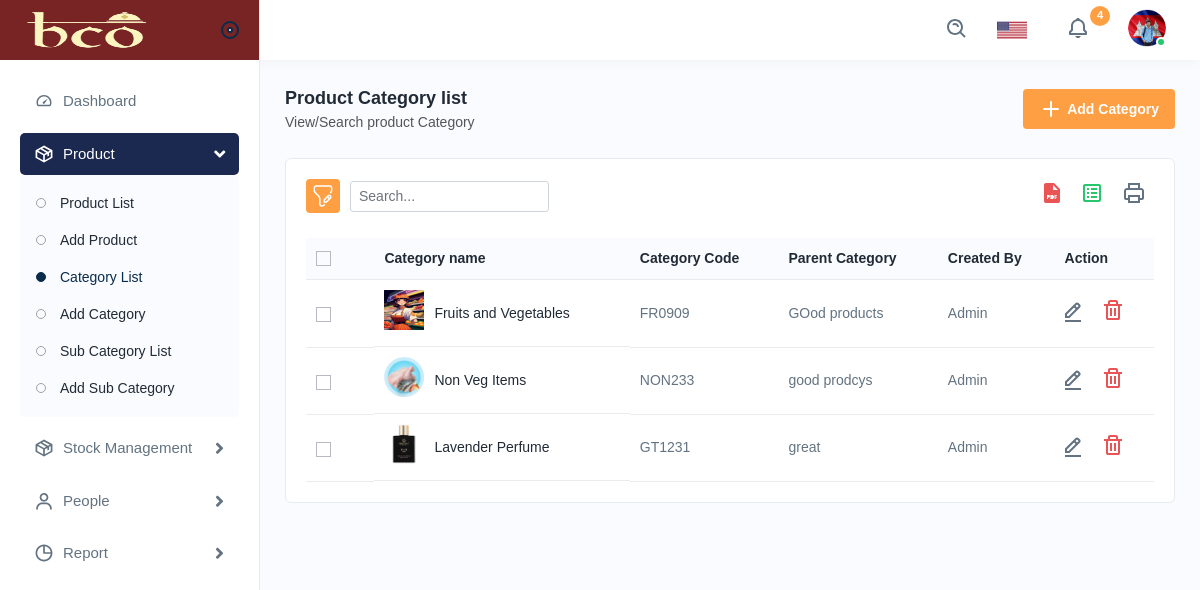
The page /category on the database its author committed.
### bcoadmin/models.py (models this page shows)
class Category(models.Model):
    category_name = models.CharField(max_length=250,null=True)
    category_description = models.CharField(max_length=250,null=True)
    category_code = models.CharField(max_length=250,unique=True,db_index=True)
    slug = models.CharField(max_length=300,null=True,blank=True)
    category_image = models.ImageField(upload_to="category_image/",null=True,blank=True)

### bcoadmin/views.py (the view)
# urls.py: path('category',views.categoryview.as_view(), name="category"),
class categoryview(View):
    def get(self, request):
        category=Category.objects.all()
        return render(request, 'bcoadmin/categories.html',{'categories':category} )

### bcoadmin/templates/bcoadmin/categories.html (shortened to what this page needs)
{% extends 'bcoadmin/index.html' %}
{% load static %}
{% block nav %}
<div class="sidebar" id="sidebar">
    <div class="sidebar-inner slimscroll">
        <div id="sidebar-menu" class="sidebar-menu">
            <ul>
                <li>
                    <a href="{% url 'bco_Admin:home' %}"><img src="{% static 'assets/img/icons/dashboard.svg' %}"
                        alt="img"><span> Dashboard</span> </a>
                </li>
                <li class="submenu">
                    <a href="javascript:void(0);"><img src="{% static 'assets/img/icons/product.svg' %}" alt="img"><span>
                            Product</span> <span class="menu-arrow"></span></a>
                    <ul>
                        <li><a href="{% url 'bco_Admin:products' %}">Product List</a></li>
                        <li><a href="{% url 'bco_Admin:addproduct' %}" >Add Product</a></li>
                        <li><a href="{% url 'bco_Admin:category' %}"  class="active">Category List</a></li>
                        <li><a href="{% url 'bco_Admin:addcategory' %}">Add Category</a></li>
                        <li><a href="{% url 'bco_Admin:subcategory' %}">Sub Category List</a></li>
                        <li><a href="{% url 'bco_Admin:addsubcategory' %}">Add Sub Category</a></li>
                    </ul>
                </li>
                <li class="submenu">
                    <a href="javascript:void(0);"><img src="{% static 'assets/img/icons/product.svg' %}"
                            alt="img"><span> Stock Management</span> <span class="menu-arrow"></span></a>
                </li>
                <li class="submenu">
                    <a href="javascript:void(0);"><img src="{% static 'assets/img/icons/users1.svg' %}"
                            alt="img"><span> People</span> <span class="menu-arrow"></span></a>
                </li>
                <li class="submenu">
                    <a href="javascript:void(0);"><img src="{% static 'assets/img/icons/time.svg' %}" alt="img"><span>
                            Report</span> <span class="menu-arrow"></span></a>
                </li>
            </ul>
        </div>
    </div>
</div>
{% endblock %}
{% block body %}
<div class="page-wrapper">
    <div class="content">
        <div class="page-header">
            <div class="page-title">
                <h4>Product Category list</h4>
                <h6>View/Search product Category</h6>
            </div>
            <div class="page-btn">
                <a href="{% url 'bco_Admin:addcategory' %}" class="btn btn-added">
                    <img src="{% static 'assets/img/icons/plus.svg' %}" class="me-1" alt="img">Add Category
                </a>
            </div>
        </div>
        <div class="card">
            <div class="card-body">
                <div class="table-top">
                    <div class="search-set">
                        <div class="search-path">
                            <a class="btn btn-filter" id="filter_search">
                                <img src="{% static 'assets/img/icons/filter.svg' %}" alt="img">
                            </a>
                        </div>
                        <div class="search-input">
                            <a class="btn btn-searchset"><img src="{% static 'assets/img/icons/search-white.svg' %}" alt="img"></a>
                        </div>
                        <div id="DataTables_Table_0_filter" class="dataTables_filter"><label> <input type="search"
                            class="form-control form-control-sm" placeholder="Search..."
                            aria-controls="DataTables_Table_0"></label></div>
                    </div>
                    <div class="wordset">
                        <ul>
                            <li>
                                <a data-bs-toggle="tooltip" data-bs-placement="top" title="pdf"><img
                                        src="{% static 'assets/img/icons/pdf.svg' %}" alt="img"></a>
                            </li>
                            <li>
                                <a data-bs-toggle="tooltip" data-bs-placement="top" title="excel"><img
                                        src="{% static 'assets/img/icons/excel.svg' %}" alt="img"></a>
                            </li>
                            <li>
                                <a data-bs-toggle="tooltip" data-bs-placement="top" title="print"><img
                                        src="{% static 'assets/img/icons/printer.svg' %}" alt="img"></a>
                            </li>
                        </ul>
                    </div>
                </div>
                <div class="table-responsive">
                    <table class="table  datanew">
                        <thead>
                            <tr>
                                <th>
                                    <label class="checkboxs">
                                        <span class="checkmarks"></span>
                                    </label>
                                </th>
                                <th>Category name</th>
                                <th>Category Code</th>
                                <th>Parent Category</th>
                                <th>Created By</th>
                                <th>Action</th>
                            </tr>
                        </thead>
                        <tbody>
                            {% for category in categories %}
                            <tr>
                                <td>
                                    <label class="checkboxs">
                                        <span class="checkmarks"></span>
                                    </label>
                                </td>
                                <td class="productimgname">
                                    <a href="javascript:void(0);" class="product-img">
                                        <img src="{{ category.category_image.url }}" alt="">
                                    </a>
                                    <a href="javascript:void(0);">{{category.category_name}}</a>
                                </td>
                                <td>{{category.category_code}}</td>
                                <td>{{category.category_description}}</td>
                                <td>Admin</td>
                                <td>
                                    <a class="me-3" href="{% url 'bco_Admin:categoryedit' category.category_code %}">
                                        <img src="{% static 'assets/img/icons/edit.svg' %}" alt="img">
                                    </a>
                                    <a class="confirm-tet" href="{% url 'bco_Admin:category_delete' category.category_code %}">
                                        <img src="{% static 'assets/img/icons/delete.svg' %}" alt="img">
                                    </a>
                                </td>
                            </tr>
                            {% endfor %}
                        </tbody>
                    </table>
                </div>
            </div>
        </div>
    </div>
</div>
{% endblock %}

### rows shown on the page
Category: category_image (picture), category_name "Fruits and Vegetables", category_code "FR0909", category_description "GOod products"
Category: category_image (picture), category_name "Non Veg Items", category_code "NON233", category_description "good prodcys"
Category: category_image (picture), category_name "Lavender Perfume", category_code "GT1231", category_description "great"
